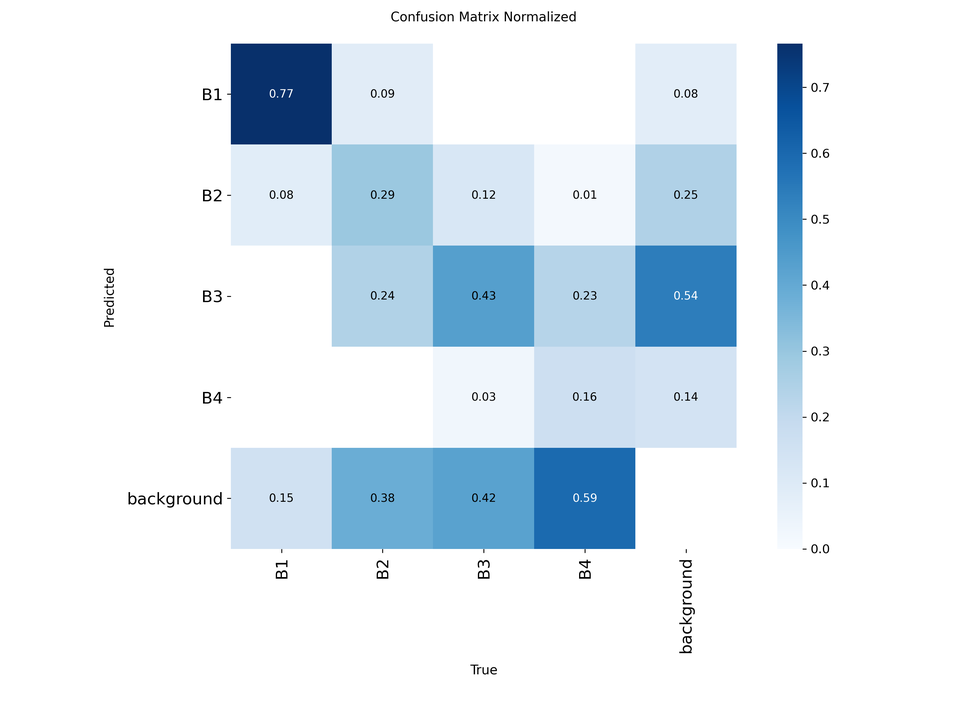
#> input picture Test/runs/detect/val/confusion_matrix_normalized.png, 970 x 727 px, shrunk from 3000 x 2250 before the run
$ python make_2col_grids.py
#> lines starting #> are read from the running program, lines starting #| are printed output that depends on the picture
"""Generate 2-column grid comparison images from individual val folders."""
from PIL import Image, ImageDraw, ImageFont
from pathlib import Path

BASE = Path(__file__).resolve().parent.parent
DETECT = BASE / "runs" / "detect"
OUT = BASE / "runs" / "compare_2col"
OUT.mkdir(parents=True, exist_ok=True)

MODELS = [
    ("val",   "combined_y26l_123"),
    ("val2",  "combined_y26l_42"),
    ("val3",  "combined_yv9c_123"),
    ("val4",  "combined_yv9c_42"),
    ("val5",  "damimas_y26l_123"),
    ("val6",  "damimas_y26l_42"),
    ("val7",  "damimas_yv9c_123"),
    ("val8",  "damimas_yv9c_42"),
    ("val9",  "lonsum_y26l_123"),
    ("val10", "lonsum_y26l_42"),
    ("val11", "lonsum_yv9c_123"),
    ("val12", "lonsum_yv9c_42"),
    ("val13", "legacy_yv9c_640"),
    ("val14", "legacy_y26l_1280_damimas"),
]

IMAGE_TYPES = [
    "confusion_matrix_normalized.png",
    "BoxF1_curve.png",
    "BoxPR_curve.png",
    "BoxP_curve.png",
    "BoxR_curve.png",
    "val_batch0_pred.jpg",
    "val_batch1_pred.jpg",
    "val_batch2_pred.jpg",
]

COLS = 2
LABEL_H = 40
PAD = 4


def try_font(size=28):
#> called with size = 28
    for name in ["arial.ttf", "Arial.ttf", "DejaVuSans.ttf"]:
        try:
            return ImageFont.truetype(name, size)
        except (OSError, IOError):
            continue
    return ImageFont.load_default()


def make_grid(image_type):
    font = try_font(28)
    entries = []
    for folder, label in MODELS:
        p = DETECT / folder / image_type
        if p.exists():
            entries.append((label, Image.open(p).convert("RGB")))
        else:
            print(f"  SKIP {folder}/{image_type}")
    if not entries:
        return

    w0, h0 = entries[0][1].size
#> w0 = 970; h0 = 727
    cell_w, cell_h = w0, h0 + LABEL_H
#> cell_w = 970; cell_h = 767
    rows = (len(entries) + COLS - 1) // COLS
    grid_w = COLS * cell_w + (COLS - 1) * PAD
#> grid_w = 1944
    grid_h = rows * cell_h + (rows - 1) * PAD
    canvas = Image.new("RGB", (grid_w, grid_h), (255, 255, 255))
#> canvas: PIL image 1944x5393 RGB; every value is 255
    draw = ImageDraw.Draw(canvas)

    for i, (label, img) in enumerate(entries):
        col, row = i % COLS, i // COLS
        x = col * (cell_w + PAD)
        y = row * (cell_h + PAD)
        if img.size != (w0, h0):
            img = img.resize((w0, h0), Image.LANCZOS)
        bbox = draw.textbbox((0, 0), label, font=font)
        tw = bbox[2] - bbox[0]
        draw.text((x + (cell_w - tw) // 2, y + 4), label, fill=(0, 0, 0), font=font)
        canvas.paste(img, (x, y + LABEL_H))
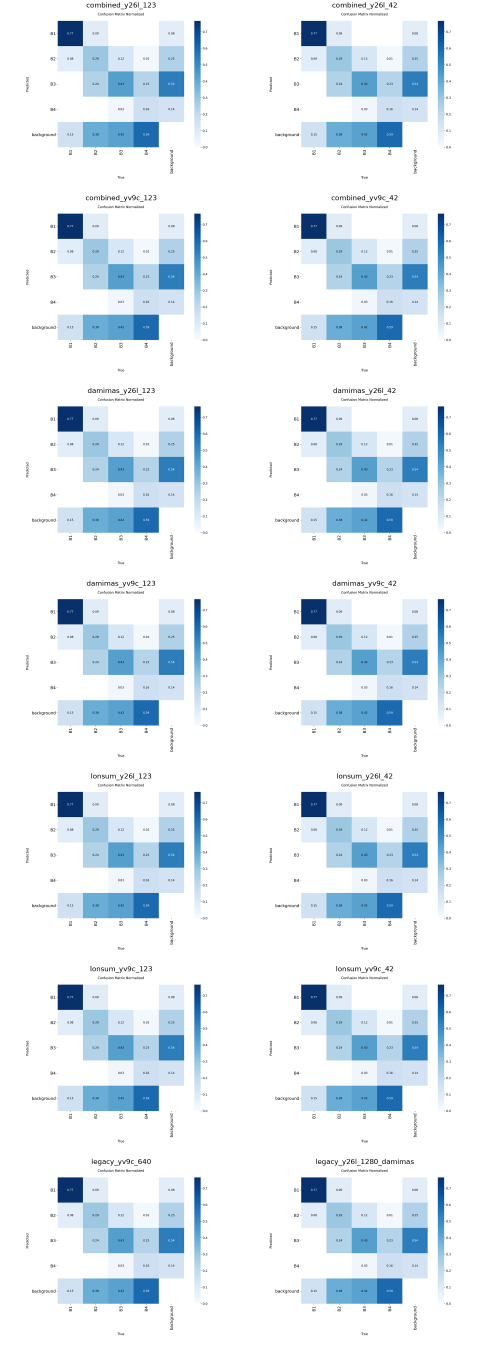
#> canvas: PIL image 1944x5393 RGB (shown at 1/4 size); mean R, G, B 226.5, 236.4, 244.1

    out_path = OUT / f"grid2_{image_type}"
    canvas.save(out_path, quality=92)
    print(f"  -> {out_path.name} ({grid_w}x{grid_h})")


if __name__ == "__main__":
    print(f"Output: {OUT}")
    for img_type in IMAGE_TYPES:
        print(f"Processing {img_type}...")
        make_grid(img_type)
#> pass 2 of the loop `for img_type in IMAGE_TYPES:`:
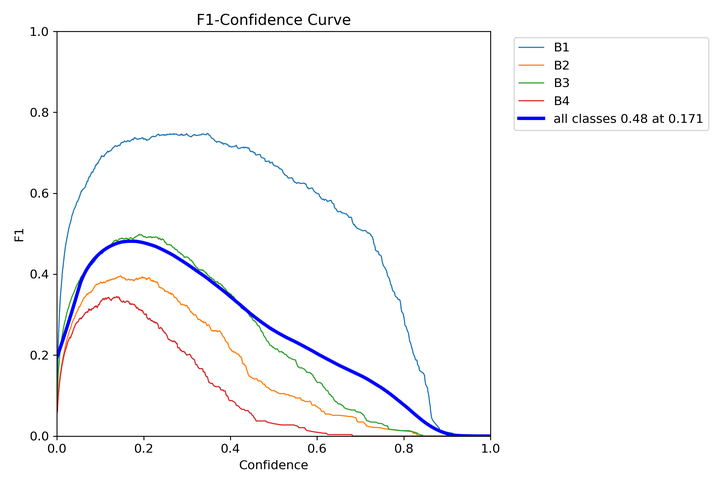
#> input picture Test/runs/detect/val/BoxF1_curve.png, 727 x 485 px, shrunk from 2250 x 1500 before the run
#> w0 = 727; h0 = 485
#> cell_w = 727; cell_h = 525
#> grid_w = 1458
#> after the loop in make_grid (call 2), `for i, (label, img) in enumerate(entries):`:
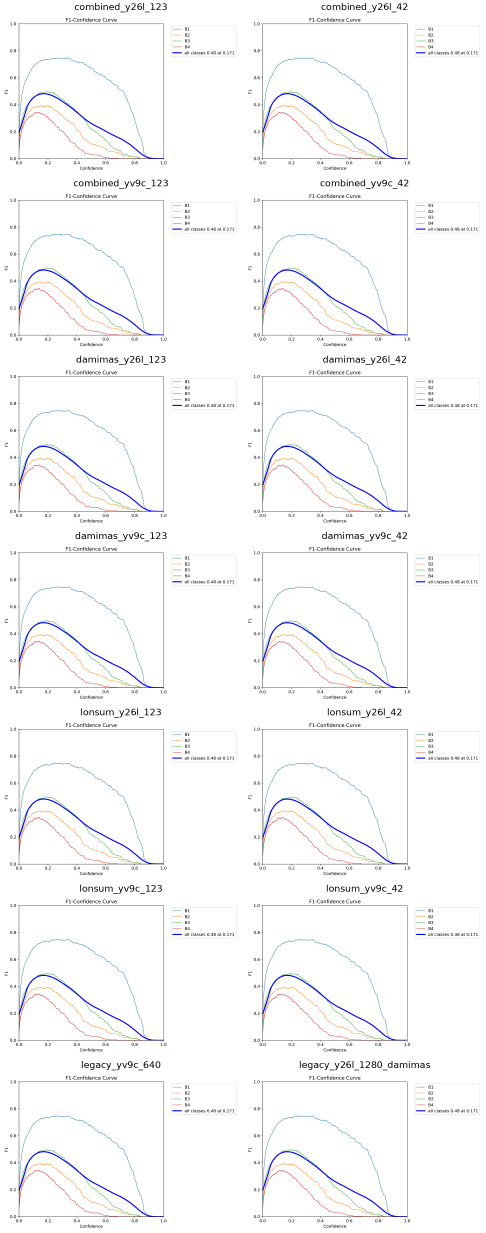
#> canvas: PIL image 1458x3699 RGB (shown at 1/3 size); mean R, G, B 249.4, 249.3, 250.3
#> pass 3 of the loop `for img_type in IMAGE_TYPES:`:
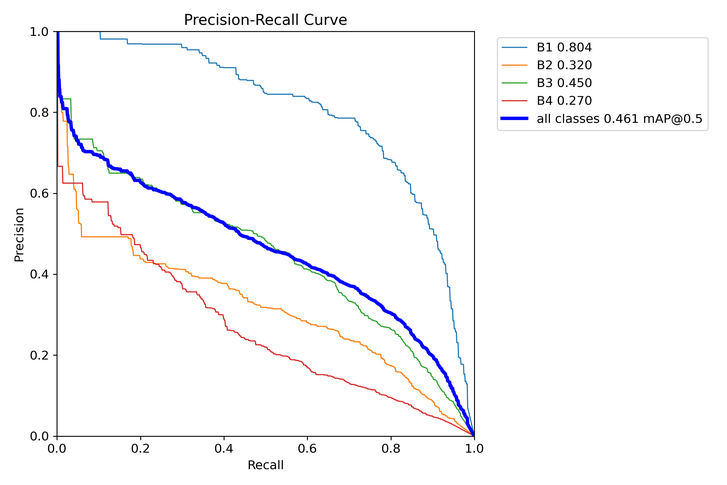
#> input picture Test/runs/detect/val/BoxPR_curve.png, 727 x 485 px, shrunk from 2250 x 1500 before the run
#> after the loop in make_grid (call 3), `for i, (label, img) in enumerate(entries):`:
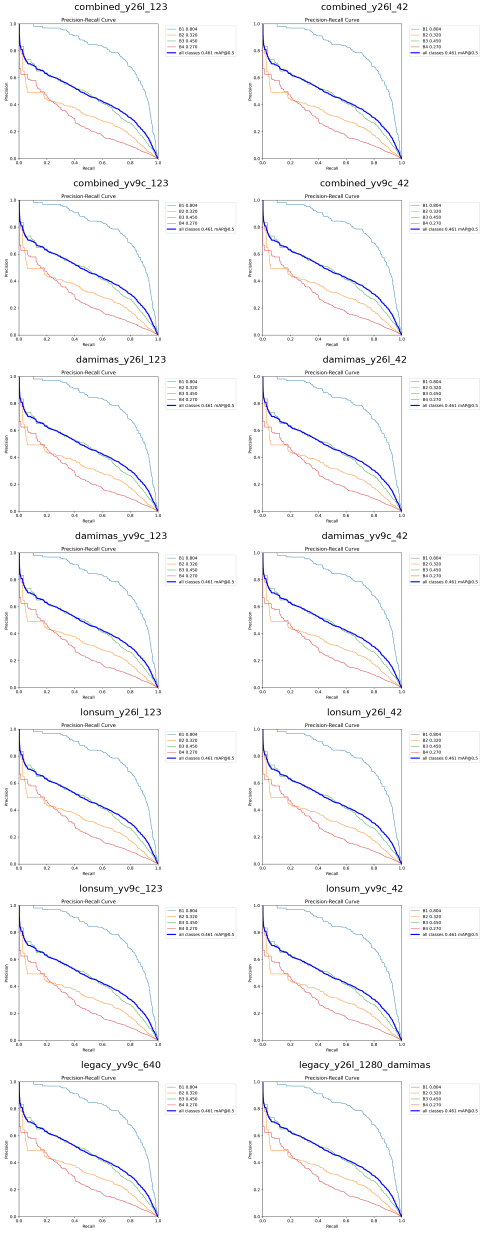
#> canvas: PIL image 1458x3699 RGB (shown at 1/3 size); mean R, G, B 248.8, 248.6, 249.8
#> the loop made 8 passes; the first 3 are shown
    print("Done!")
